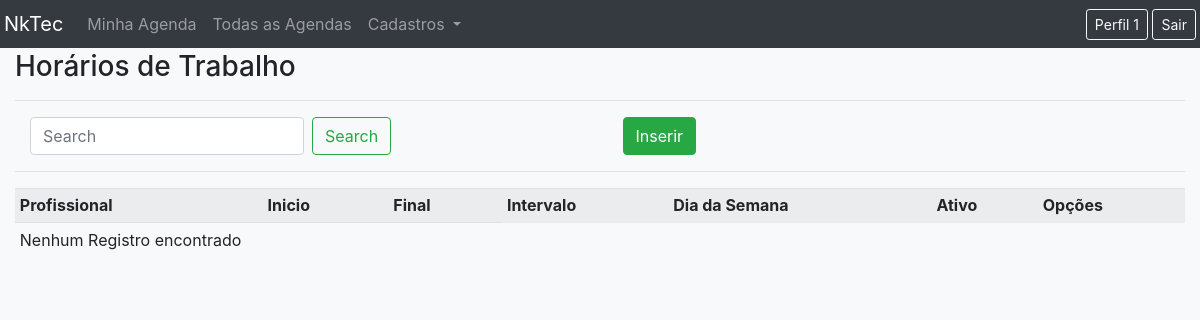
The page /list/schedule/ (signed in) on the database as committed earlier.
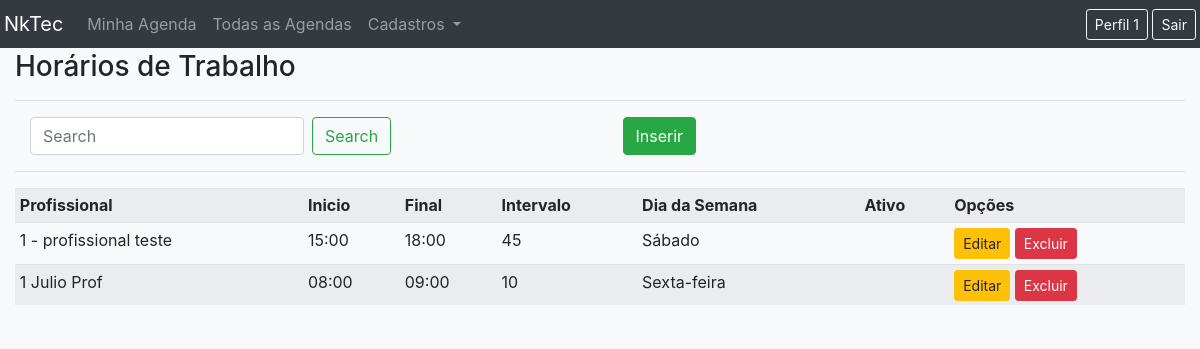
The same page on the database as committed later.
### users/models.py (models this page shows)
class User(AbstractUser):
    pass
    client = models.BooleanField(blank=True, null=True, default=False)
    tel = models.CharField(max_length=11, blank=True,null=True, verbose_name="Telefone")
    professional = models.BooleanField(default=False)
    master = models.ForeignKey('User', blank=True,null=True, on_delete=models.PROTECT)
    nickname = models.CharField(max_length=20, blank=True,null=True, verbose_name="Apelido")
    link = models.CharField(max_length=255, blank=True,null=True, verbose_name="Telefone")
    def __str__(self):
        return (f"{self.first_name}")

### registrations/models.py (models this page shows, shortened)
class Schedule(models.Model):
    WEEKDAY = (
        ('0', 'Segunda-feira'),
        ('1', 'Terça-feira'),
        ('2', 'Quarta-feira'),
        ('3', 'Quinta-feira'),
        ('4', 'Sexta-feira'),
        ('5', 'Sábado'),
        ('6', 'Domingo'),
    ) #0 = monday
    weekday = models.CharField(max_length=1, choices=WEEKDAY,default=0, verbose_name="Dia da Semana")
    professional = models.ForeignKey(User, models.DO_NOTHING, verbose_name="Profissional")
    begin = models.CharField(max_length=5, verbose_name="Inicio do Atendimento")#format hh:mm
    end = models.CharField(max_length=5, verbose_name="Final do Atendimento")#format hh:mm
    interval = models.IntegerField(verbose_name="Intervalo(minutos)") #in minutes ex 10
    is_active = models.BooleanField(default=True, verbose_name="Ativo")
    created_at = models.DateTimeField(auto_now=True, verbose_name="Criado em")
    master = models.ForeignKey(User, models.DO_NOTHING, blank = True, null = True, related_name="masterschedule", verbose_name="Master")
    created_by = models.ForeignKey(User, models.DO_NOTHING, blank = True, null = True, related_name="createdbyschedule", verbose_name="Criado por")

### registrations/views.py (the view)
# urls.py: path('list/schedule/', ScheduleList.as_view(), name ='list-schedule'),
class ScheduleList(LoginRequiredMixin, ListView):
    login_url = reverse_lazy('login')
    model = Schedule
    template_name = 'registrations/lists/schedule.html'
    def get_queryset(self):
        if (self.request.GET.get('search')):
            self.object_list = Schedule.objects.filter(master= self.request.user.master, professional__first_name__icontains = self.request.GET.get('search'), is_active = 1).order_by('professional__first_name')
        else:
            self.object_list = Schedule.objects.filter(master= self.request.user.master, is_active = 1).order_by('professional__first_name')
        return self.object_list

### registrations/templates/registrations/lists/schedule.html
{% extends 'pages/template.html' %}
{% load static %}
{% block content %}
<h3>Horários de Trabalho</h3>
<hr>
<div class="row ml-auto">
    <div class="col-sm">
        <form method="get" class="form-inline my-2 my-lg-0 mt-2" action="">
            <input class="form-control mr-sm-2" type="search" placeholder="Search" aria-label="Search" id="search"
                name="search" autofocus>
            <button class="btn btn-outline-success my-2 my-sm-0" type="submit">Search</button>
        </form>
    </div>
    <div class="col-sm">
        <a href="{% url 'create-schedule' %}" class="btn btn-success">Inserir</a>
    </div>
</div>
<hr>
<div class="table-responsive">
    <table class="table table-striped table-sm">
        <tr>
            <th>Profissional</th>
            <th>Inicio</th>
            <th>Final</th>
            <th>Intervalo</th>
            <th>Dia da Semana</th>
            <th>Ativo</th>
            <th>Opções</th>
        </tr>
        {% for obj in object_list %}
        <tr>
            <td>{{obj.professional}}</td>
            <td>{{obj.begin}}</td>
            <td>{{obj.end}}</td>
            <td>{{obj.interval}}</td>
            <td>{{obj.get_weekday_display}}</td>
            <td>{{obj.active}}</td>
            <td>
                <a href="{% url 'edit-schedule' obj.pk %}" class="btn btn-warning btn-sm">Editar</a>
                <a href="{% url 'delete-schedule' obj.pk %}" class="btn btn-danger btn-sm">Excluir</a>
            </td>
        </tr>
        {% empty %}
        <tr>
            <td colspan="3">
                Nenhum Registro encontrado
            </td>
        </tr>
        {% endfor %}
    </table>
</div>
{% endblock %}

### pages/templates/pages/template.html (shortened to what this page needs)
<!doctype html>
<html lang="pt-br">
<head>
    <link rel="stylesheet" href="https://stackpath.bootstrapcdn.com/bootstrap/4.4.1/css/bootstrap.min.css"
>
    <link rel="stylesheet" href="https://unpkg.com/bootstrap-table@1.16.0/dist/bootstrap-table.min.css">
</head>
<body class="bg-light">
    <div class="bg-light container-fluid">
        <nav class="navbar navbar-expand-sm navbar-dark bg-dark mb-3  fixed-top sm container-fluid p-1">
            <a class="navbar-brand" href="/">NkTec</a>
            <div class="collapse navbar-collapse" id="navbarSupportedContent">
                <ul class="navbar-nav">
                {% if request.user.is_authenticated %}
                    <li class="nav-item">
                        <a class="nav-link" href="{% url 'myschedule' %}">Minha Agenda</a>
                    </li>
                    <li class="nav-item">
                        <a class="nav-link" href="{% url 'allschedules' %}">Todas as Agendas</a>
                    </li>
                    <li class="nav-item dropdown">
                        <a class="nav-link dropdown-toggle" href="#" id="navbarDropdown" role="button"
                            data-toggle="dropdown" aria-haspopup="true" aria-expanded="false">
                            Cadastros
                        </a>
                    </li>
                    {% endif %}
                </ul>
                <div class="ml-auto">
                    {% if request.user.is_authenticated %}
                    <a class="btn btn-outline-light btn-sm" href="{% url 'edit-user' request.user.id %}">Perfil {{request.user.first_name.split.0}}</a>
                    <a class="btn btn-outline-light btn-sm" href="{% url 'logout'%}">Sair</a>
                    {% else %}
                    <a class="btn btn-outline-light btn-sm" href="{% url 'login'%}">Entrar</a>
                    {% endif %}
                </div>
            </div>
        </nav>
        {% block content%}
        {% endblock %}
    </div>
</body>
</html>

Rows that differ between the two databases and show on the page:
added Schedule: professional "1 - profissional teste", begin "15:00", end "18:00", interval "45", weekday "Sábado"
added Schedule: professional "1 Julio Prof", begin "08:00", end "09:00", interval "10", weekday "Sexta-feira"
Other text that changed with them:
text no longer shown: "Nenhum Registro encontrado"
